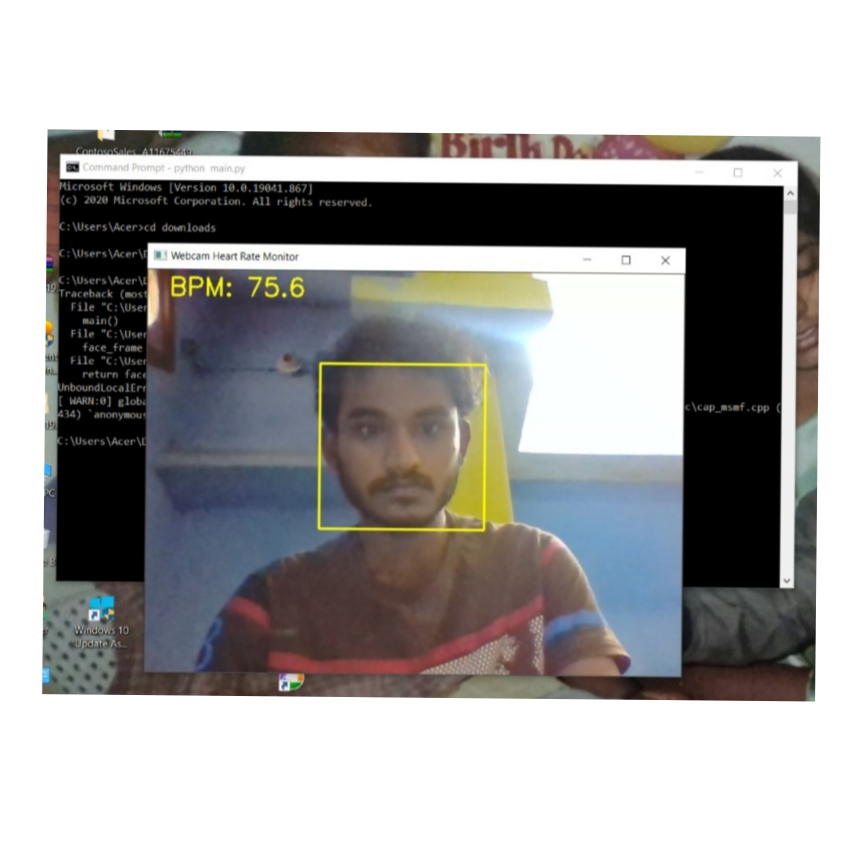
#> input picture CAPSTONE/project_photos/PicsArt_03-31-07.16.46.jpg, 3464 x 3464 px, given in place of h.png, which was not available (shown at 1/4 size)
$ python Capstoning.py
#> lines starting #> are read from the running program, lines starting #| are printed output that depends on the picture; after the words box and inside, x2 and y2 are one past the last pixel; in counts of white or black regions, pixels touching at a corner belong together; pictures that were not available may be replaced by others from this repository, and a replacement may not be noted
#!/usr/bin/env python
# coding: utf-8

# In[2]:


import cv2
import numpy as np

image = cv2.imread('G:\My Files\Sem-8\CSE-445\h.png', cv2.IMREAD_GRAYSCALE)
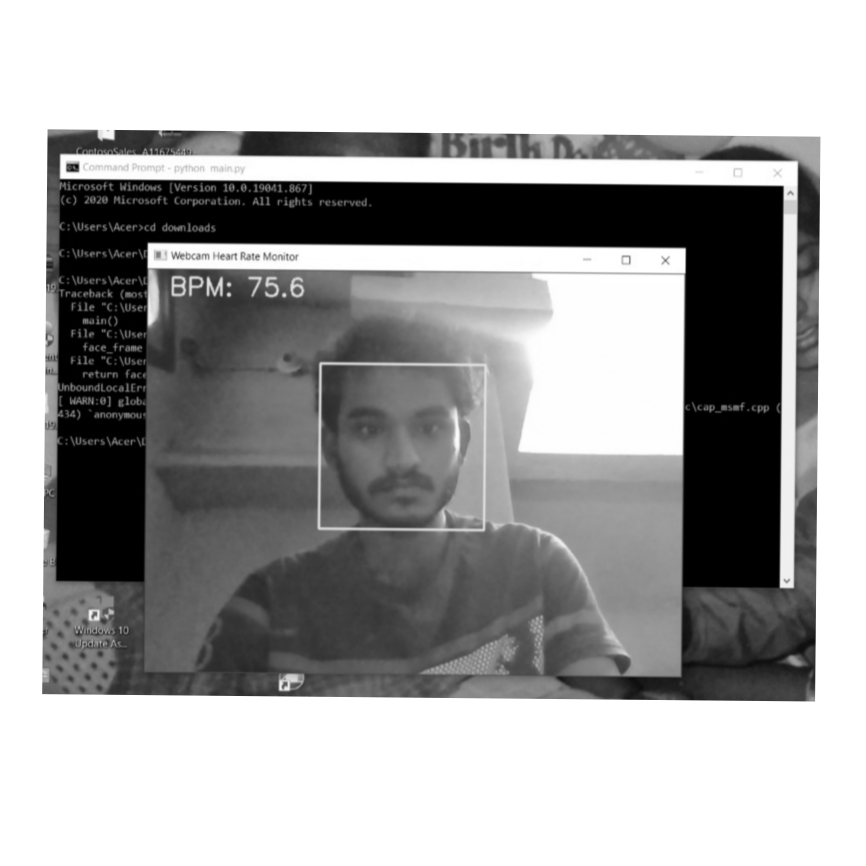
#> image: shape (3464, 3464) (shown at 1/4 size); min 0, max 255, mean 165.3

f = np.fft.fft2(image)
f_shift = np.fft.fftshift(f)

mag_spec = 20*np.log(np.abs(f_shift))
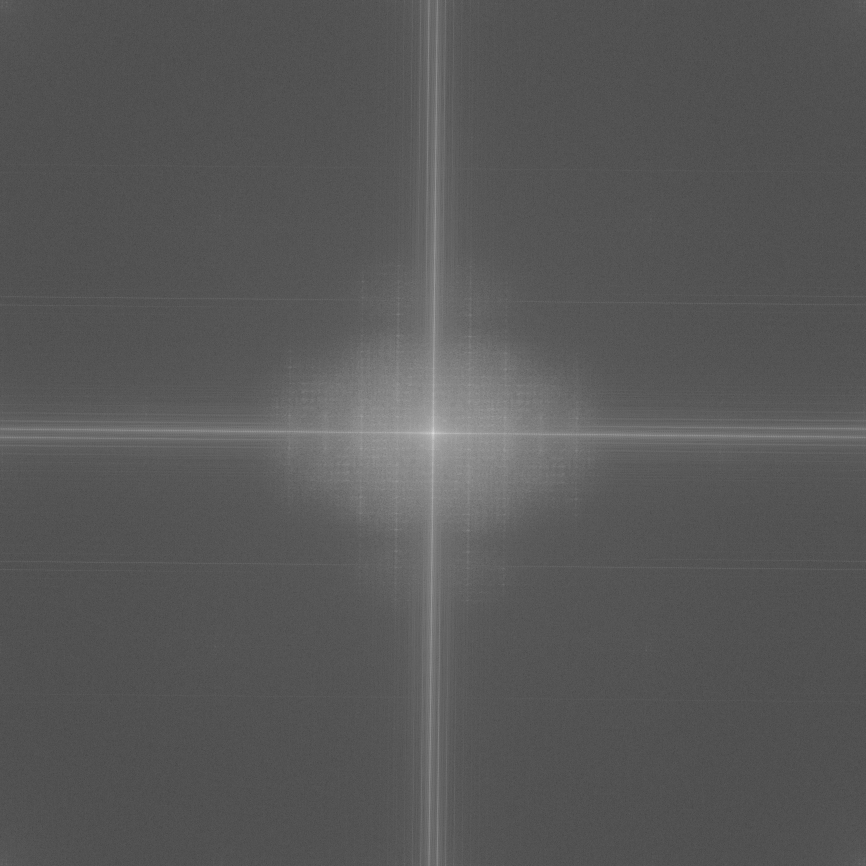
#> mag_spec: shape (3464, 3464) float64 (shown at 1/4 size); min -18.05, max 428.2, mean 136.7; drawn with min black and max white
mag_spec = np.asarray(mag_spec, dtype=np.uint8)
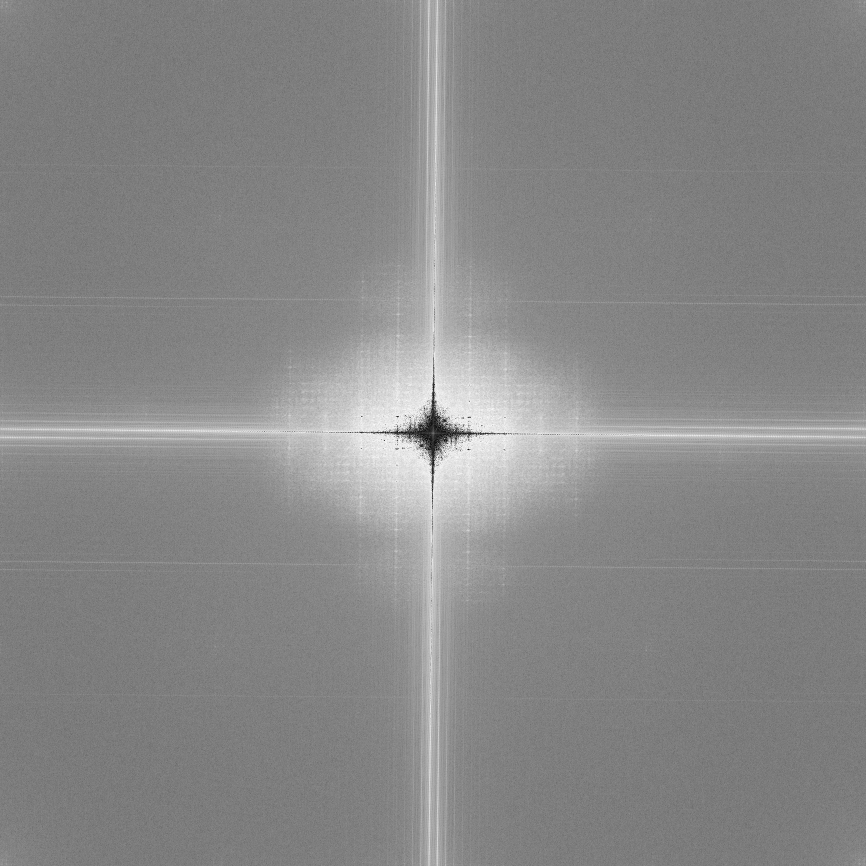
#> mag_spec: shape (3464, 3464) (shown at 1/4 size); min 0, max 255, mean 135.6
image_and_magnitude = np.concatenate((image,mag_spec),axis=1)
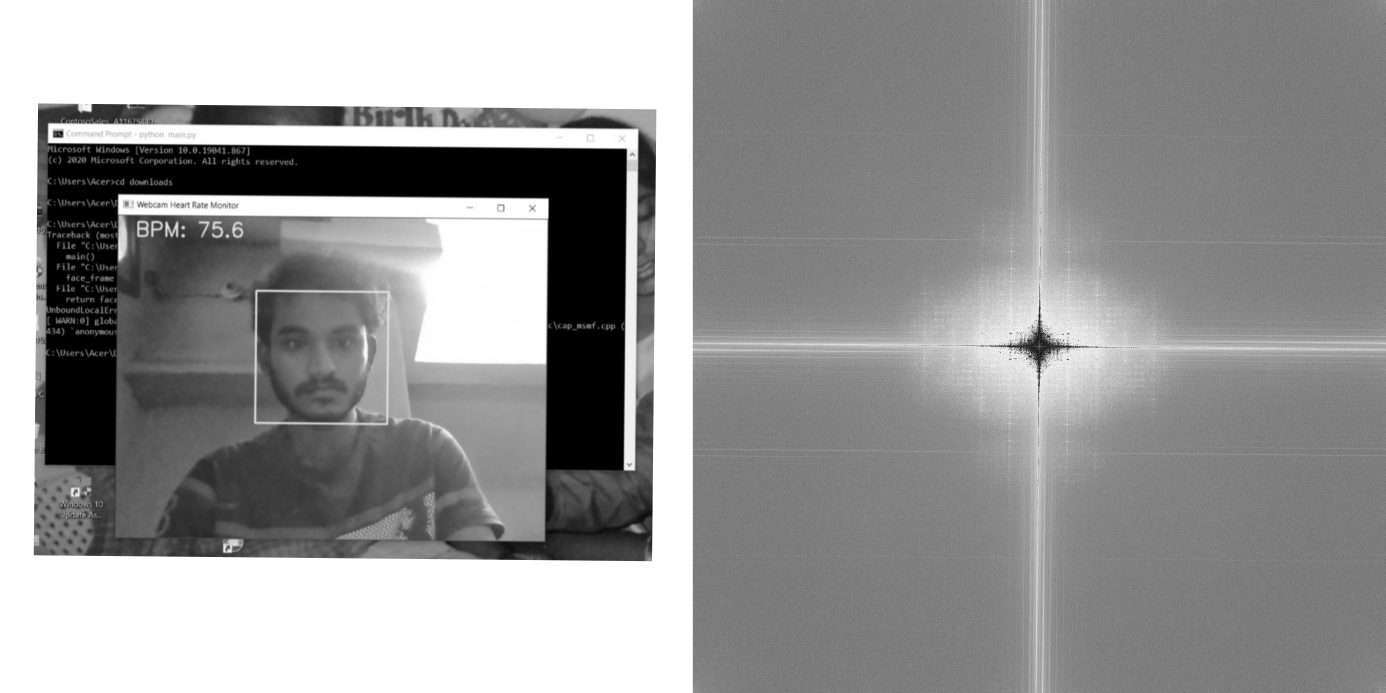
#> image_and_magnitude: shape (3464, 6928) (shown at 1/5 size); min 0, max 255, mean 150.5

#cv2.imshow('magnitude spectrum', mag_spec)
cv2.imshow('Image', image_and_magnitude)
cv2.waitKey(0)
cv2.destroyAllWindows()


# In[1]:


import cv2
#face_cascade = cv2.CascadeClassifier('haarcascade_frontalface_default.xml')
#eye_cascade = cv2.CascadeClassifier('haarcascade_eye_default.xml')

face_cascade = cv2.CascadeClassifier(cv2.data.haarcascades + 'haarcascade_frontalface_default.xml')
eye_cascade = cv2.CascadeClassifier(cv2.data.haarcascades + 'haarcascade_eye.xml')

catface_cascade = cv2.CascadeClassifier(cv2.data.haarcascades + 'haarcascade_frontalcatface.xml')
cap = cv2.VideoCapture(0)

while True:
    ret, img = cap.read()
#> img is the input picture: shape (3464, 3464, 3); mean B, G, R 164.5, 165.1, 166
    roi = img[50:250,200:400]
#> roi: shape (200, 200, 3); every value is 255
    cv2.imshow('ROI', roi)
    cv2.moveWindow('ROI', 705, 0)
    gray = cv2.cvtColor(img, cv2.COLOR_BGR2GRAY)

    faces = face_cascade.detectMultiScale(gray, 1.3, 5)
#> faces = [[1297, 1480, 629, 629]]
    for (x,y,w,h) in faces:
        cv2.rectangle(img, (x,y), (x+w,y+h), (255,0,0), 2)
        roi_gray = gray[y:y+h, x:x+w]
        roi_color = img[y:y+h, x:x+w]
#> this loop made 1 pass
#> pass 1, `roi_gray = gray[y:y+h, x:x+w]`:
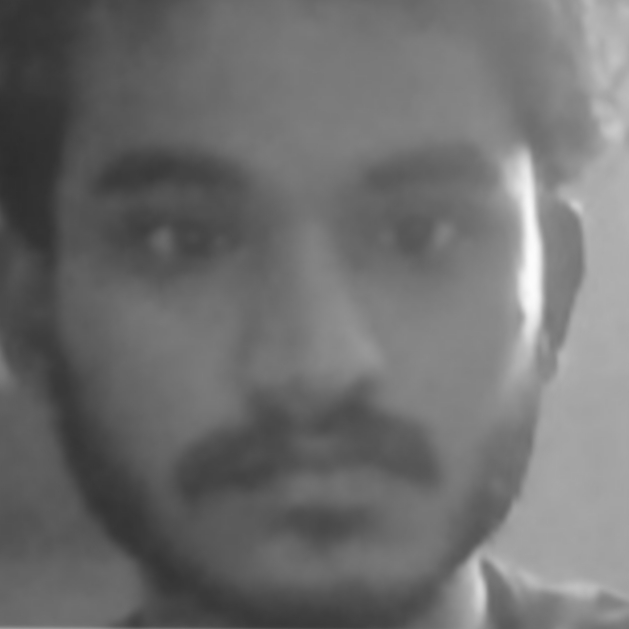
#> roi_gray: shape (629, 629); min 44, max 252, mean 110.4
#> pass 1, `roi_color = img[y:y+h, x:x+w]`:
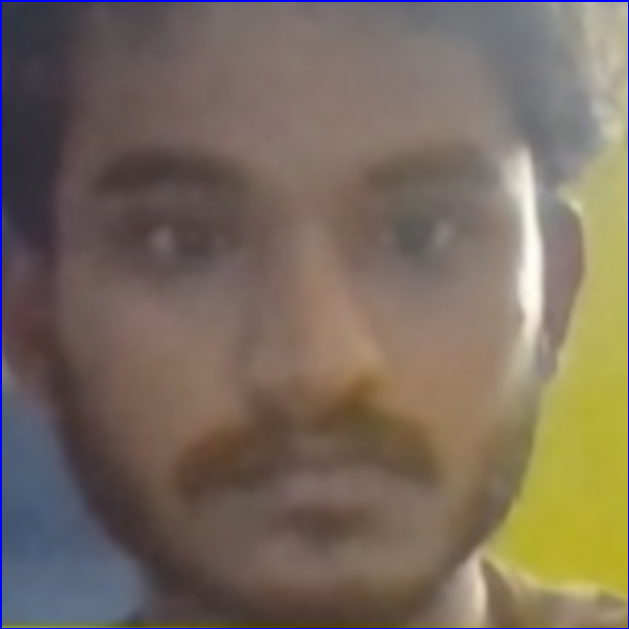
#> roi_color: shape (629, 629, 3); mean B, G, R 93.8, 107.1, 120.6

    eyes = eye_cascade.detectMultiScale(roi_gray)
#> eyes = [[330, 154, 154, 154], [88, 154, 159, 159]]
    for (ex,ey,ew,eh) in eyes:
        cv2.rectangle(roi_color, (ex,ey),(ex+ew,ey+eh), (0,255,0), 2)
#> this loop made 2 passes
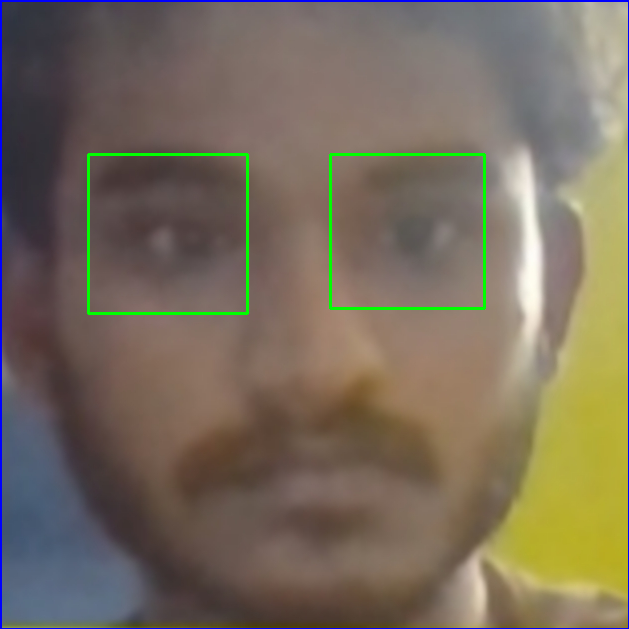
#> roi_color: shape (629, 629, 3); 0.95% of pixels changed, all inside (x1, y1, x2, y2) = (87, 153, 486, 315)

    cv2.imshow('img',img)
    k = cv2.waitKey(30) & 0xFF
#> (key Esc is pressed here)
    if k==27:
        break
cap.release()
cv2.destroyAllWindows


# In[ ]:
